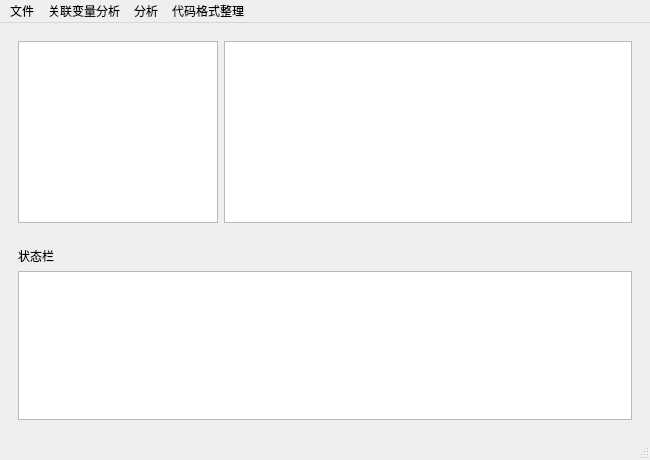
<?xml version="1.0" encoding="UTF-8"?>
<ui version="4.0">
 <class>MainWindow</class>
 <widget class="QMainWindow" name="MainWindow">
  <property name="geometry">
   <rect>
    <x>0</x>
    <y>0</y>
    <width>650</width>
    <height>460</height>
   </rect>
  </property>
  <property name="windowTitle">
   <string>我的工具</string>
  </property>
  <widget class="QWidget" name="centralwidget">
   <layout class="QVBoxLayout" name="verticalLayout_2">
    <item>
     <widget class="QWidget" name="widget" native="true">
      <layout class="QHBoxLayout" name="horizontalLayout">
       <item>
        <widget class="QTreeView" name="treeView">
         <property name="maximumSize">
          <size>
           <width>200</width>
           <height>16777215</height>
          </size>
         </property>
        </widget>
       </item>
       <item>
        <widget class="QPlainTextEdit" name="textEdit">
         <property name="maximumSize">
          <size>
           <width>16777215</width>
           <height>16777215</height>
          </size>
         </property>
        </widget>
       </item>
      </layout>
     </widget>
    </item>
    <item>
     <widget class="QWidget" name="widget_2" native="true">
      <property name="maximumSize">
       <size>
        <width>16777215</width>
        <height>200</height>
       </size>
      </property>
      <layout class="QVBoxLayout" name="verticalLayout">
       <item>
        <widget class="QLabel" name="label">
         <property name="text">
          <string>状态栏</string>
         </property>
        </widget>
       </item>
       <item>
        <widget class="QTextEdit" name="textEdit_2"/>
       </item>
      </layout>
     </widget>
    </item>
   </layout>
  </widget>
  <widget class="QMenuBar" name="menubar">
   <property name="geometry">
    <rect>
     <x>0</x>
     <y>0</y>
     <width>650</width>
     <height>22</height>
    </rect>
   </property>
   <widget class="QMenu" name="menu">
    <property name="title">
     <string>文件</string>
    </property>
    <addaction name="actionNew"/>
    <addaction name="actionOpen"/>
    <addaction name="actionSave"/>
    <addaction name="actionSaveSomewhere"/>
    <addaction name="actionQuit"/>
   </widget>
   <widget class="QMenu" name="menu_2">
    <property name="title">
     <string>关联变量分析</string>
    </property>
    <addaction name="actionShortDistanceAnalysis"/>
    <addaction name="actionDependenceAnalysis"/>
    <addaction name="actionBrotherAnalysis"/>
    <addaction name="actionSimilarAnalysis"/>
    <addaction name="action_IOAnalysis"/>
    <addaction name="actionAll"/>
   </widget>
   <widget class="QMenu" name="menu_3">
    <property name="title">
     <string>分析</string>
    </property>
    <addaction name="actionHeadFiles"/>
    <addaction name="action_IR"/>
    <addaction name="actionBC"/>
   </widget>
   <widget class="QMenu" name="menu_4">
    <property name="title">
     <string>代码格式整理</string>
    </property>
    <addaction name="actionLLVMStyle"/>
    <addaction name="actionGoogleStyle"/>
    <addaction name="actionChromiumStyle"/>
    <addaction name="actionMozillaStyle"/>
    <addaction name="actionWebKitStyle"/>
    <addaction name="actionMicrosoftStyle"/>
    <addaction name="actionGNUStyle"/>
   </widget>
   <addaction name="menu"/>
   <addaction name="menu_2"/>
   <addaction name="menu_3"/>
   <addaction name="menu_4"/>
  </widget>
  <widget class="QStatusBar" name="statusbar"/>
  <action name="actionNew">
   <property name="text">
    <string>新建</string>
   </property>
   <property name="toolTip">
    <string>新建</string>
   </property>
   <property name="shortcut">
    <string>Ctrl+N</string>
   </property>
  </action>
  <action name="actionOpen">
   <property name="text">
    <string>打开</string>
   </property>
   <property name="toolTip">
    <string>打开</string>
   </property>
   <property name="shortcut">
    <string>Ctrl+O</string>
   </property>
  </action>
  <action name="actionSave">
   <property name="text">
    <string>保存</string>
   </property>
   <property name="toolTip">
    <string>保存</string>
   </property>
   <property name="shortcut">
    <string>Ctrl+S</string>
   </property>
  </action>
  <action name="actionQuit">
   <property name="text">
    <string>退出</string>
   </property>
   <property name="toolTip">
    <string>退出</string>
   </property>
   <property name="shortcut">
    <string>Ctrl+Q</string>
   </property>
  </action>
  <action name="actionDependenceAnalysis">
   <property name="text">
    <string>数据依赖、控制依赖分析</string>
   </property>
   <property name="toolTip">
    <string>数据依赖、控制依赖分析</string>
   </property>
  </action>
  <action name="actionShortDistanceAnalysis">
   <property name="text">
    <string>较近访问距离分析</string>
   </property>
   <property name="toolTip">
    <string>较近访问距离分析</string>
   </property>
  </action>
  <action name="actionSimilarAnalysis">
   <property name="text">
    <string>相似名称分析</string>
   </property>
  </action>
  <action name="action_IOAnalysis">
   <property name="text">
    <string>连续IO地址分析</string>
   </property>
   <property name="toolTip">
    <string>连续IO地址分析</string>
   </property>
  </action>
  <action name="actionBrotherAnalysis">
   <property name="text">
    <string>兄弟元素分析</string>
   </property>
   <property name="toolTip">
    <string>兄弟元素分析</string>
   </property>
  </action>
  <action name="actionAll">
   <property name="text">
    <string>综合分析</string>
   </property>
   <property name="toolTip">
    <string>综合分析</string>
   </property>
  </action>
  <action name="actionSaveSomewhere">
   <property name="text">
    <string>另存为</string>
   </property>
   <property name="toolTip">
    <string>另存为</string>
   </property>
  </action>
  <action name="action_IR">
   <property name="text">
    <string>生成程序IR</string>
   </property>
   <property name="toolTip">
    <string>生成程序IR</string>
   </property>
   <property name="shortcut">
    <string>Ctrl+1</string>
   </property>
  </action>
  <action name="actionBC">
   <property name="text">
    <string>生成程序字节码</string>
   </property>
   <property name="toolTip">
    <string>生成程序字节码</string>
   </property>
   <property name="shortcut">
    <string>Ctrl+2</string>
   </property>
  </action>
  <action name="actionHeadFiles">
   <property name="text">
    <string>设置头文件的路径</string>
   </property>
   <property name="toolTip">
    <string>设置头文件的路径</string>
   </property>
  </action>
  <action name="actionLLVMStyle">
   <property name="text">
    <string>LLVMStyle</string>
   </property>
  </action>
  <action name="actionGoogleStyle">
   <property name="text">
    <string>GoogleStyle</string>
   </property>
  </action>
  <action name="actionChromiumStyle">
   <property name="text">
    <string>ChromiumStyle</string>
   </property>
  </action>
  <action name="actionMozillaStyle">
   <property name="text">
    <string>MozillaStyle</string>
   </property>
  </action>
  <action name="actionWebKitStyle">
   <property name="text">
    <string>WebKitStyle</string>
   </property>
  </action>
  <action name="actionMicrosoftStyle">
   <property name="text">
    <string>MicrosoftStyle</string>
   </property>
  </action>
  <action name="actionGNUStyle">
   <property name="text">
    <string>GNUStyle</string>
   </property>
  </action>
 </widget>
 <resources/>
 <connections/>
</ui>
